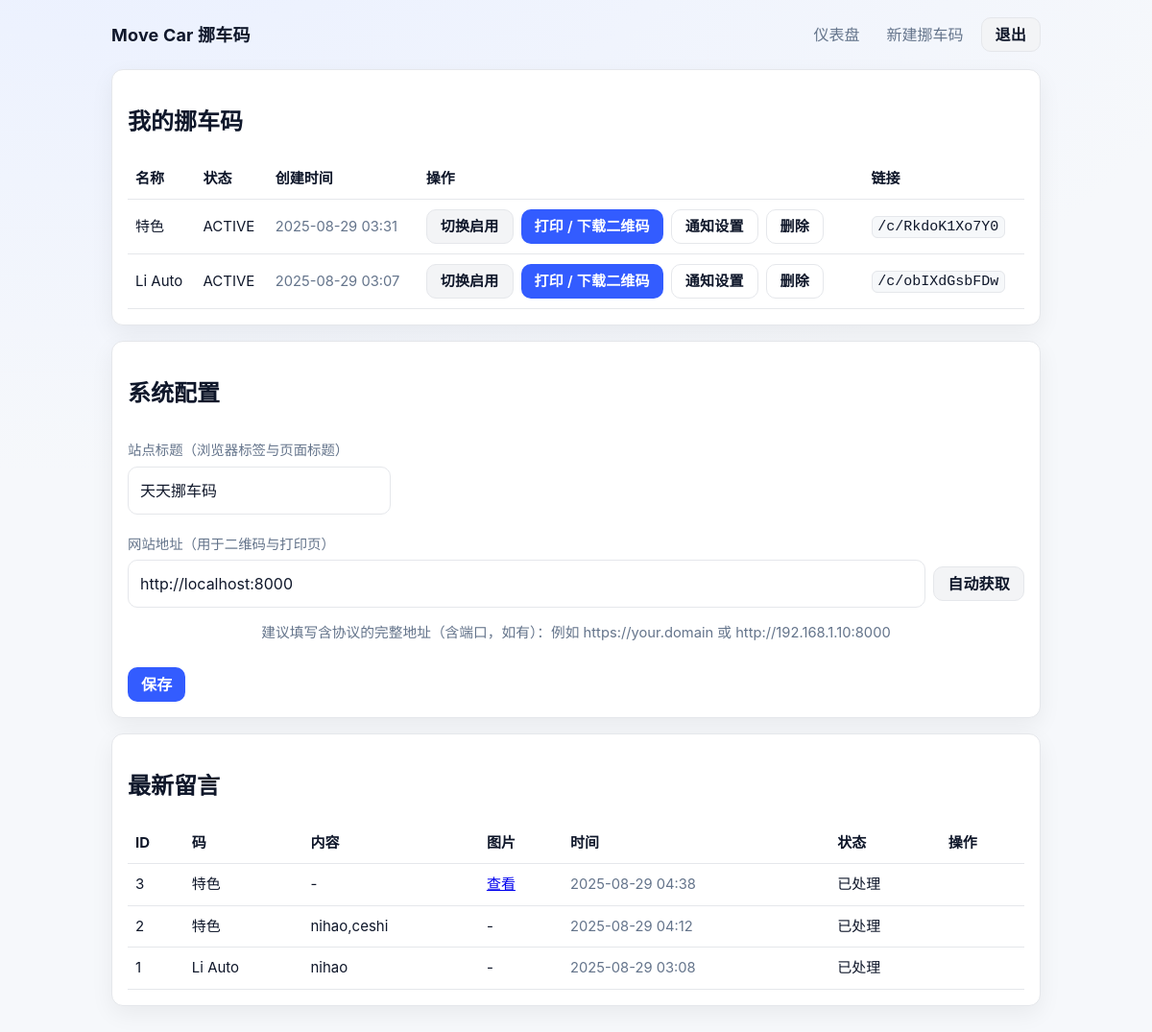
The app's page /dashboard (signed in) with its own data.
### app/models.py (models this page shows)
class Code(Base):
    __tablename__ = "codes"
    id = Column(Integer, primary_key=True)
    public_code = Column(String(64), unique=True, nullable=False)
    owner_id = Column(Integer, ForeignKey("users.id"), nullable=False)
    display_name = Column(String(120), nullable=True)
    status = Column(String(16), default="ACTIVE")
    created_at = Column(DateTime, default=datetime.utcnow)
    owner = relationship("User", back_populates="codes")
    messages = relationship("Message", back_populates="code", cascade="all, delete-orphan")

class AppSetting(Base):
    __tablename__ = "app_setting"
    id = Column(Integer, primary_key=True)
    site_base_url = Column(String(256), nullable=True)
    site_title = Column(String(256), nullable=True)
    updated_at = Column(DateTime, default=datetime.utcnow)

class Message(Base):
    __tablename__ = "messages"
    id = Column(Integer, primary_key=True)
    code_id = Column(Integer, ForeignKey("codes.id"), nullable=False)
    sender = Column(String(16), default="SCANNER")  # SCANNER / OWNER (reserved)
    content_text = Column(Text, nullable=True)
    image_path = Column(String(256), nullable=True)
    ip_hash = Column(String(64), nullable=True)
    processed = Column(Boolean, default=False)
    created_at = Column(DateTime, default=datetime.utcnow)
    code = relationship("Code", back_populates="messages")

### app/routes/pages.py (the view)
@router.get("/dashboard", response_class=HTMLResponse)
def dashboard(request: Request, db: Session = Depends(get_db)):
    user = current_user(request, db)
    if not user:
        return RedirectResponse(url="/login", status_code=status.HTTP_302_FOUND)
    codes = db.query(Code).filter(Code.owner_id == user.id).order_by(Code.created_at.desc()).all()
    messages = (
        db.query(Message).join(Code).filter(Code.owner_id == user.id).order_by(Message.created_at.desc()).limit(50).all()
    )
    setting = db.query(AppSetting).first()
    site_title = (setting.site_title if setting and setting.site_title else "Move Car 挪车码")
    return templates.TemplateResponse(
        "dashboard.html",
        {
            "request": request,
            "user": user,
            "codes": codes,
            "messages": messages,
            "site_base_url": (setting.site_base_url if setting else ""),
            "site_title": site_title,
            "saved": request.query_params.get("saved"),
        },
    )

### app/templates/dashboard.html (shortened to what this page needs)
{% extends 'base.html' %}
{% block content %}
<div class="card">
  <h2>我的挪车码</h2>
  <table>
    <thead><tr><th>名称</th><th>状态</th><th>创建时间</th><th>操作</th><th>链接</th></tr></thead>
    <tbody>
    {% for c in codes %}
      <tr>
        <td>{{ c.display_name or '-' }}</td>
        <td>{{ c.status }}</td>
        <td class="muted">{{ c.created_at|fmt_dt }}</td>
        <td>
          <div class="actions">
            <form action="/codes/{{ c.id }}/toggle" method="post" class="inline"><button class="btn btn--subtle" type="submit">切换启用</button></form>
            <a class="btn" href="/print/{{ c.public_code }}" target="_blank">打印 / 下载二维码</a>
            <a class="btn btn--ghost" href="/codes/{{ c.id }}/notify">通知设置</a>
            <form action="/codes/{{ c.id }}/delete" method="post" class="inline" onsubmit="return confirm('确定删除该挪车码？相关留言将一并删除。');"><button class="btn btn--ghost" type="submit">删除</button></form>
          </div>
        </td>
        <td><code>/c/{{ c.public_code }}</code><span class="muted" style="display:none" data-id="{{ c.id }}" data-public="{{ c.public_code }}"></span></td>
      </tr>
    {% else %}
      <tr><td colspan="5" class="muted">暂无挪车码，去“新建挪车码”创建一个。</td></tr>
    {% endfor %}
    </tbody>
  </table>
</div>
<div class="card">
  <h2>系统配置</h2>
  <form method="post" action="/settings/site" class="stack">
    <div>
      <label>站点标题（浏览器标签与页面标题）</label>
      <input class="input-grow" name="site_title" value="{{ site_title or 'Move Car 挪车码' }}" placeholder="例如：Move Car 挪车码">
    </div>
    <div>
      <label>网站地址（用于二维码与打印页）</label>
      <div class="row">
        <input class="input-grow" id="site-base-input" name="site_base_url" value="{{ site_base_url }}" placeholder="例如：https://example.com">
        <button class="btn btn--subtle" type="button" onclick="autofillBase()">自动获取</button>
      </div>
      <p class="muted form-note">建议填写含协议的完整地址（含端口，如有）：例如 https://your.domain 或 http://192.168.1.10:8000</p>
    </div>
    <div class="row">
      <button class="btn" type="submit">保存</button>
    </div>
  </form>
</div>
<div class="card">
  <h2>最新留言</h2>
  <table>
    <thead><tr><th>ID</th><th>码</th><th>内容</th><th>图片</th><th>时间</th><th>状态</th><th>操作</th></tr></thead>
    <tbody>
    {% for m in messages %}
      <tr>
        <td>{{ m.id }}</td>
        <td>{{ m.code.display_name or m.code.public_code }}</td>
        <td>{{ m.content_text or '-' }}</td>
        <td>{% if m.image_path %}<a href="{{ m.image_path }}" target="_blank">查看</a>{% else %}-{% endif %}</td>
        <td class="muted">{{ m.created_at|fmt_dt }}</td>
        <td>{{ '已处理' if m.processed else '未处理' }}</td>
        <td>
        </td>
      </tr>
    {% else %}
      <tr><td colspan="7" class="muted">暂无留言</td></tr>
    {% endfor %}
    </tbody>
  </table>
</div>
{% endblock %}

### app/templates/base.html (shortened to what this page needs)
<!DOCTYPE html>
<html lang="zh-CN">
<head>
  <link rel="stylesheet" href="/static/style.css">
</head>
<body>
  <div class="container">
    <header class="topbar">
      <div class="topbar__title">{{ header or 'Move Car 挪车码' }}</div>
      <nav class="topbar__nav">
        {% if request.session.get('user_id') %}
          <a href="/dashboard" class="link">仪表盘</a>
          <a href="/codes/new" class="link">新建挪车码</a>
          <form action="/logout" method="post" class="inline">
            <button class="btn btn--subtle" type="submit">退出</button>
          </form>
        {% else %}
          <a class="btn btn--subtle" href="/login">登录</a>
        {% endif %}
      </nav>
    </header>
    {% block content %}{% endblock %}
  </div>
</body>
</html>

### app/style.css (style rules this page uses)
:root { --bg: #0b0c10; --card: #111218; --text: #e8e9ee; --muted: #a5a7b1; --primary: #4f7cff; --primary-contrast: #fff; --border: #222533; --code-bg: #0f1322; --code-fg: #c6d2ff; }
* { box-sizing: border-box; }
html, body { height: 100%; }
body { font-family: -apple-system, BlinkMacSystemFont, 'Segoe UI', Roboto, Arial, sans-serif; font-size: 16px; line-height: 1.5; color: var(--text); background: radial-gradient(1200px 600px at 10% -10%, #14162a, #0b0c10); margin: 0; }
.container { max-width: 1000px; margin: 0 auto; padding: 16px; }
.topbar { display: flex; gap: 12px; align-items: center; justify-content: space-between; margin-bottom: 16px; }
.topbar__title { font-weight: 700; letter-spacing: .2px; font-size: 18px; }
.topbar__nav { display: flex; gap: 8px; align-items: center; }
.link { color: var(--muted); text-decoration: none; padding: 8px 10px; border-radius: 6px; }
.inline { display: inline-block; margin: 0; }
.card { background: linear-gradient(0deg, #0e1018, #0e1018) padding-box, linear-gradient(180deg,#2b2f45,#0e1018) border-box; border:1px solid transparent; border-radius: 12px; padding: 16px; box-shadow: 0 10px 30px rgba(0,0,0,.25); margin-bottom: 16px; }
.muted { color: var(--muted); font-size: .92em; }
table { width: 100%; border-collapse: collapse; }
th, td { padding: 10px 8px; border-bottom: 1px solid var(--border); text-align: left; vertical-align: middle; font-size: 15px; }
label { display:block; margin: 10px 0 6px; color: var(--muted); font-size: .9em; }
input, textarea, select, button { font: inherit; }
input, textarea, select { width: 100%; padding: 12px 12px; background: #0d0f16; color: var(--text); border:1px solid var(--border); border-radius: 10px; outline:none; }
.btn { display:inline-flex; gap:8px; align-items:center; justify-content:center; height: 36px; padding: 0 14px; background: var(--primary); color: var(--primary-contrast); text-decoration: none; border:0; border-radius: 10px; cursor:pointer; font-weight: 600; letter-spacing: .2px; }
.btn--subtle { background: #2b2f45; color: var(--text); }
.btn--ghost { background: transparent; border:1px solid var(--border); color: var(--text); }
.stack { display:flex; flex-direction: column; gap: 10px; }
.row { display:flex; gap: 8px; align-items:center; flex-wrap: wrap; }
.actions { display:flex; gap:8px; align-items:center; flex-wrap: wrap; }
.actions form { margin:0; }
code { background: var(--code-bg); border:1px solid var(--border); color: var(--code-fg); padding: .1rem .35rem; border-radius: 6px; font-family: ui-monospace, SFMono-Regular, Menlo, Consolas, monospace; }
.input-grow { flex: 1 1 480px; width: auto !important; min-width: 220px; }
.form-note { text-align: center; }
@media (prefers-color-scheme: light) { :root { --bg: #f6f8fb; --card: #ffffff; --text: #0f172a; --muted: #64748b; --primary: #335cff; --primary-contrast: #ffffff; --border: #e5e7eb; --code-bg: #f6f8fa; --code-fg: #0f172a; } }
@media (prefers-color-scheme: light) { body { background: radial-gradient(1200px 600px at 10% -10%, #eaf0ff, #f6f8fb); } }
@media (prefers-color-scheme: light) { .card { background: var(--card); border: 1px solid var(--border); box-shadow: 0 8px 24px rgba(0,0,0,.06); } }
@media (prefers-color-scheme: light) { input, textarea, select { background: #ffffff; color: #0f172a; border-color: #e5e7eb; } }
@media (prefers-color-scheme: light) { .btn--subtle { background: #f3f4f6; color: #0f172a; border: 1px solid #e5e7eb; } }
@media (prefers-color-scheme: light) { .btn--ghost { color: #0f172a; border-color: #e5e7eb; } }

### records on screen
Code: display_name "特色", status "ACTIVE", created_at|fmt_dt "2025-08-29 03:31", public_code "RkdoK1Xo7Y0"
Code: display_name "Li Auto", status "ACTIVE", created_at|fmt_dt "2025-08-29 03:07", public_code "obIXdGsbFDw"
AppSetting: site_title "天天挪车码", site_base_url "http://localhost:8000"
Message: id "3", code "特色", content_text "-", created_at|fmt_dt "2025-08-29 04:38", processed "已处理"
Message: id "2", code "特色", content_text "nihao,ceshi", created_at|fmt_dt "2025-08-29 04:12", processed "已处理"
Message: id "1", code "Li Auto", content_text "nihao", created_at|fmt_dt "2025-08-29 03:08", processed "已处理"

### other values on screen
{{ header or 'Move Car 挪车码' }} "Move Car 挪车码"
